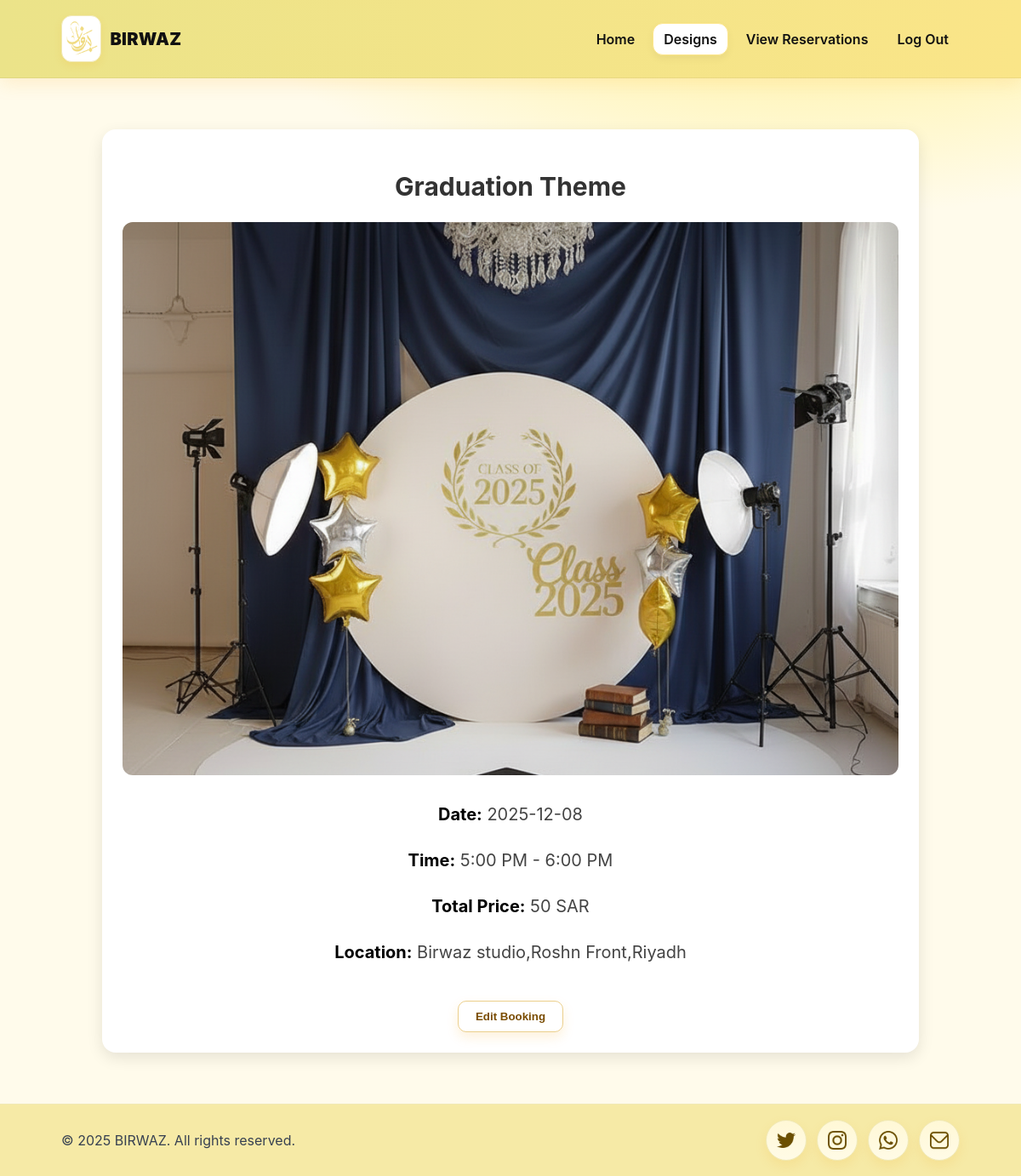
The app's page /birwasproject/viewDesign.php?reservation_id=59 with its own data.
### tables this page shows
CREATE TABLE `reservation` (
  `ReservationID` int(10) UNSIGNED NOT NULL,
  `UserID` int(11) UNSIGNED NOT NULL,
  `DesignID` int(10) UNSIGNED DEFAULT NULL,
  `Date` date NOT NULL,
  `time_slot` varchar(50) NOT NULL,
  `total_price` decimal(10,0) NOT NULL,
  `created_at` timestamp NOT NULL DEFAULT CURRENT_TIMESTAMP,
  `statues` enum('pending','confirmed','completed','cancelled') NOT NULL DEFAULT 'pending'
);

CREATE TABLE `design` (
  `DesignID` int(10) UNSIGNED NOT NULL,
  `Name` text NOT NULL,
  `Description` text,
  `Image_URL` text NOT NULL,
  `Type` varchar(10) NOT NULL DEFAULT 'Ready'
);

### birwasproject/viewDesign.php (the view, shortened to what this page needs)
<?php
$reservationID = (int) $_GET['reservation_id'];
$conn = getDBConnection();
$sql = "
    SELECT
        r.Date,
        r.time_slot,
        r.total_price,
        d.Name AS design_name,
        d.Image_URL
    FROM reservation r
    LEFT JOIN design d ON d.DesignID = r.DesignID
    WHERE r.ReservationID = ?
";
$stmt = $conn->prepare($sql);
$stmt->bind_param("i", $reservationID);
$stmt->execute();
$result = $stmt->get_result();
$data = $result->fetch_assoc();
$imgSrc = 'images/stu2.jpg';
if (!empty($data['Image_URL'])) {
    $file = htmlspecialchars($data['Image_URL']);
    if (file_exists("images/$file")) {
        $imgSrc = "images/$file";
    }
    elseif (file_exists("customizedesign/$file")) {
        $imgSrc = "customizedesign/$file";
    }
    elseif (file_exists("uploads/$file")) {
        $imgSrc = "uploads/$file";
    }
}
$designName = !empty($data['design_name']) ? $data['design_name'] : "Customized Design";
$date       = $data['Date'];
$time       = $data['time_slot'];
$total      = $data['total_price'];
?>
<!DOCTYPE html>
<html lang="en">
<head>
</head>
<body>
<header>
            <div class="container nav">
                <a class="brand" href="homeUser.php">
                    <img src="images/logo1.png" alt="BIRWAZ logo">
                    <strong>BIRWAZ</strong>
                </a>
                <nav class="links">
                    <a href="homeUser.php">Home</a>
                    <a href="designs.php" aria-current="page">Designs</a>
                    <a href="viewReservations.php">View Reservations</a>
                    <a href="logout.php">Log Out</a>
                </nav>
            </div>
        </header>
<main class="containerView">
    <div class="design-box">
        <h2 class="design-title"><?php echo htmlspecialchars($designName); ?></h2>
<img src="<?php echo $imgSrc; ?>" alt="<?php echo htmlspecialchars($designName); ?>">
        <div class="info">
            <p>
                <strong>Date:</strong>
                <?php echo htmlspecialchars($date); ?>
            </p>
            <p><strong>Time:</strong> <?php echo htmlspecialchars($time); ?></p>
            <p><strong>Total Price:</strong> <?php echo htmlspecialchars($total); ?> SAR</p>
            <p><strong>Location:</strong> Birwaz studio,Roshn Front,Riyadh</p>
<a href="BookingEdit.php?reservation_id=<?php echo $reservationID; ?>">
    <button class="edit-btn">Edit Booking</button>
</a>
        </div>
    </div>
</main>
<footer>
    <div class="footer-inner">
        <div class="copy">© 2025 BIRWAZ. All rights reserved.</div>
        <div class="socials">
            <a href="https://twitter.com" target="_blank"><img src="images/twitter.png" alt="Twitter icon"></a>
            <a href="https://instagram.com" target="_blank"><img src="images/instagram.png" alt="Instagram icon"></a>
            <a href="https://wa.me" target="_blank"><img src="images/whatsapp.png" alt="WhatsApp icon"></a>
            <a href="mailto:birwaz@gmail.com" target="_blank"><img src="images/email.png" alt="Email icon"></a>
        </div>
    </div>
</footer>
</body>
</html>

### birwasproject/viewDesign.php (style rules this page uses)
* { box-sizing:border-box }
body { margin:0; font-family:Inter,system-ui,Arial,sans-serif; color:#1f2937; background:radial-gradient(1200px 600px at 80% -10%, #fff 0%, #fff6bf 40%, #fffbeb 65%); }
a { color:inherit; text-decoration:none }
header { position:static; top:0; z-index:20; background:linear-gradient(90deg, #EBE389, #fae588); border-bottom:1px solid rgba(0,0,0,.05); box-shadow:0 6px 20px rgba(245,158,11,.15); }
.container { max-width:1100px; margin-inline:auto; padding:18px 22px }
.nav { display:flex; align-items:center; justify-content:space-between; gap:14px; min-height:64px; }
.brand { display:flex; align-items:center; gap:10px; line-height:1; }
.brand img { height:55px; width:auto; object-fit:contain; display:block; background:#fff; padding:1px; border-radius:12px; border:1px solid #f1e9b6; box-shadow:0 4px 10px rgba(245,158,11,.12); }
.brand strong { font-weight:900; letter-spacing:.3px; color:#111; font-size:clamp(18px, 2.4vw, 20px); }
.links { display:flex; gap:8px; flex-wrap:wrap }
.links a { padding:8px 12px; border-radius:12px; color:#111; font-weight:600; border:1px solid transparent; transition:.2s }
.links a[aria-current="page"] { background:#fff; border-color:#fde68a; box-shadow:0 4px 10px rgba(0,0,0,.05) }
.info { font-size:14px; color:#6b7280; }
footer { background:#f6eaa6; border-top:1px solid #f1e9b6; margin-top:28px; }
.footer-inner { max-width:1100px; margin:auto; padding:18px 22px; display:flex; align-items:center; justify-content:space-between; gap:12px; flex-wrap:wrap; }
.copy { color:#374151; font-size:16px }
.socials { display:flex; gap:12px; align-items:center; }
.socials a { width:48px; height:48px; border-radius:50%; display:grid; place-items:center; background: linear-gradient(180deg,#fff8d6,#fffbe6); border:1px solid #f1e9b6; box-shadow:0 6px 14px rgba(245,158,11,.12); transition:transform .15s ease, box-shadow .15s ease, background .2s ease; }
.socials img { width:22px; height:22px; object-fit:contain; display:block; }
.containerView { max-width: 1000px; margin: 60px auto; padding: 0 20px; text-align: center; }
.design-title { font-size: 30px; margin-bottom: 24px; color: #333; }
.design-box { background: #fff; border-radius: 16px; box-shadow: 0 6px 18px rgba(0,0,0,0.1); padding: 24px; }
.design-box img { width: 100%; max-height: 650px; object-fit: cover; border-radius: 12px; }
.info { margin-top: 25px; font-size: 20px; line-height: 1.7; color: #444; }
.info strong { color: #000; }
.edit-btn { margin-top: 20px; background:#fff; border:1px solid #EBCF8C; color:#7A4C00; font-weight:600; border-radius:10px; padding:10px 20px; cursor:pointer; transition:.2s; box-shadow:0 6px 14px rgba(245,158,11,.15); }

### records on screen
reservation: DesignID.Name "Graduation Theme", DesignID.Image_URL (picture), Date "2025-12-08", time_slot "5:00 PM - 6:00 PM", total_price "50"
